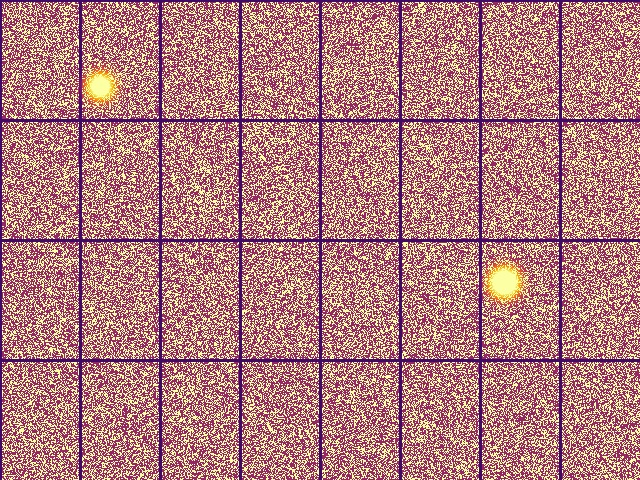
#> input picture Testing/Prakticka_cast - Termogram/solar_termogram.jpg, 640 x 480 px
$ python Reseni.py
#> lines starting #> are read from the running program, lines starting #| are printed output that depends on the picture; after the words box and inside, x2 and y2 are one past the last pixel; in counts of white or black regions, pixels touching at a corner belong together
import cv2
import numpy as np


def hledani_poruchy(cesta_k_obrazku):
    # Načtení obrázku
#> called with cesta_k_obrazku = 'solar_termogram.jpg'
    img = cv2.imread(cesta_k_obrazku)
#> img is the input picture: shape (480, 640, 3); mean B, G, R 126.9, 123.7, 174.6
    if img is None:
        print("Obrázek nenalezen.")
        return

    output = img.copy()

    # Převod na grayscale
    gray = cv2.cvtColor(img, cv2.COLOR_BGR2GRAY)
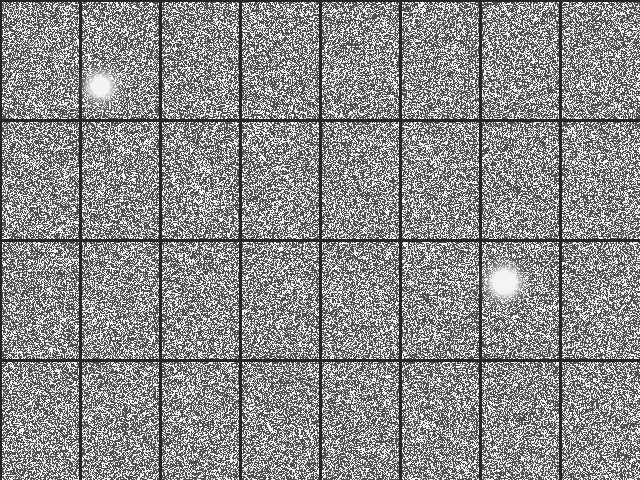
#> gray: shape (480, 640); min 28, max 247, mean 139.3

    # Rozmazání pro odstranění šumu
    gray_blurred = cv2.GaussianBlur(gray, (5, 5), 0)
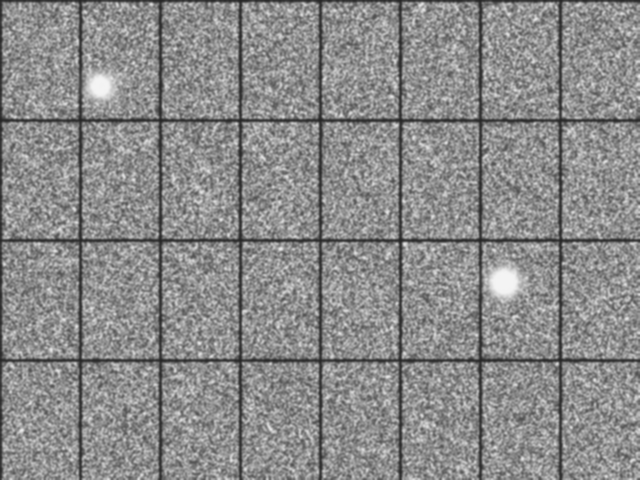
#> gray_blurred: shape (480, 640); min 37, max 244, mean 139.3

    # Hledání nejteplejších bodů >> body s nejvyšším jasem (Thresholding)

    min_val, max_val, min_loc, max_loc = cv2.minMaxLoc(gray_blurred)
#> min_val = 37; max_val = 244; min_loc = (0, 120); max_loc = (99, 79)
    print(f"Maximální nalezená teplota (hodnota pixelu): {max_val}")
#| Maximální nalezená teplota (hodnota pixelu): 244.0

    if max_val < 180:
        print("Žádná výrazná porucha nenalezena.")
        return

    # Aplikace prahu - vše nad 190 se stane bílou, zbytek černou
    _, thresh = cv2.threshold(gray_blurred, 190, 255, cv2.THRESH_BINARY)
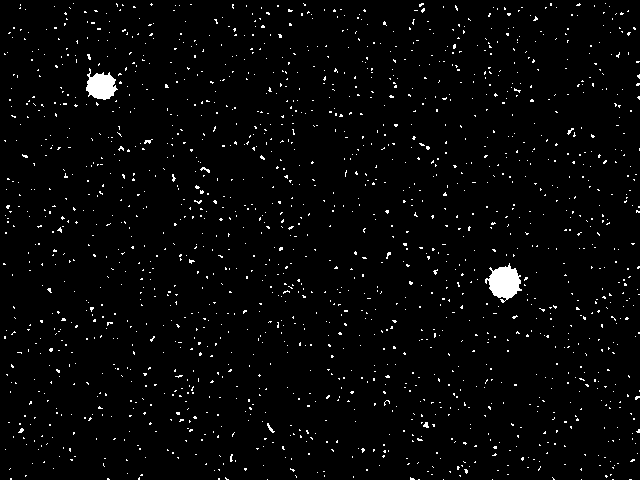
#> thresh: shape (480, 640); 2.4% white; 1682 white regions (1675 under 20 px)

    # Nalezení kontur poruch
    contours, _ = cv2.findContours(thresh, cv2.RETR_EXTERNAL, cv2.CHAIN_APPROX_SIMPLE)
#> contours = 1682 contours, 1680 with area under 20; largest, box (x1, y1, x2, y2) and area: (485, 263, 522, 303) 786, (86, 68, 118, 100) 582

    found_defects = 0
    for contour in contours:
        # Filtrace šumuu
        area = cv2.contourArea(contour)
        if area > 50:
            found_defects += 1


            x, y, w, h = cv2.boundingRect(contour)

            # Vykreslení detekce poruch
            cv2.rectangle(output, (x, y), (x + w, y + h), (0, 255, 0), 2)

            # Přidání textu
            cv2.putText(output, "Porucha", (x, y - 10),
                        cv2.FONT_HERSHEY_SIMPLEX, 0.8, (0, 0, 255), 2)
#> this loop made 1682 passes
#> (area, found_defects, x, y, w, h) on passes 749, 1427: (786, 1, 485, 263, 37, 40), (582, 2, 86, 68, 32, 32)
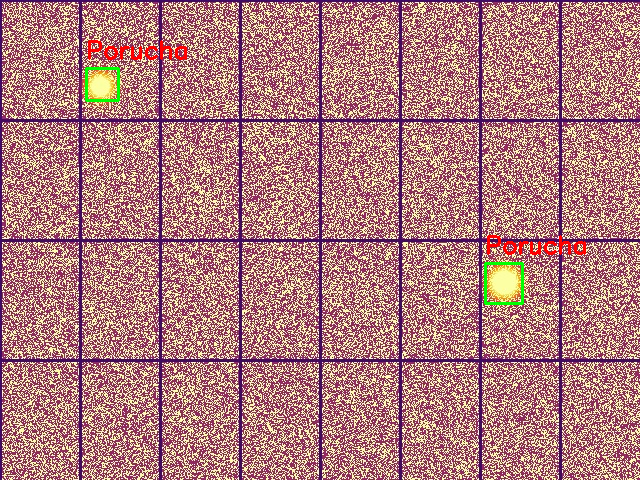
#> output: shape (480, 640, 3); 0.73% of pixels changed, all inside (x1, y1, x2, y2) = (85, 40, 586, 305)
#> after the loop, found_defects = 2

    # Zobrazení výsledků
    print(f"🔍 Detekováno potenciálních poruch: {found_defects}")
#| 🔍 Detekováno potenciálních poruch: 2

    # Co vidí počítač vs výsledek
    cv2.imshow("Maska (Prahovani)", thresh)
    cv2.imshow("Vysledek detekce", output)

    cv2.waitKey(0)
    cv2.destroyAllWindows()


if __name__ == "__main__":
    # Spustíme detekci na obrázku vytvořeném prvním skriptem
    hledani_poruchy("solar_termogram.jpg")
